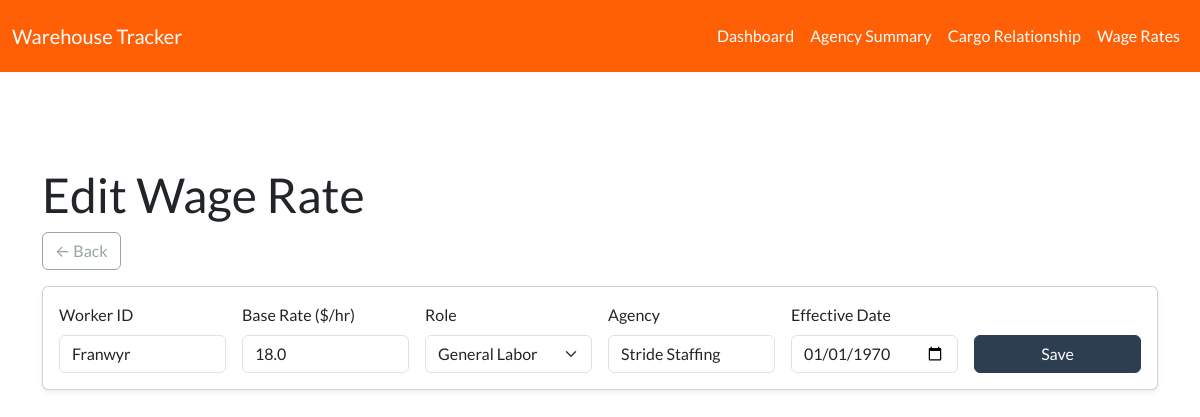
The page /wage_rates/edit/1 on the database its author committed.
### app/models.py (models this page shows, shortened)
class WageRate(db.Model):
    __tablename__ = 'wage_rate'
    id = db.Column(db.Integer, primary_key=True)
    worker_id = db.Column(db.String(64), nullable=False, index=True)
    base_rate = db.Column(db.Float, nullable=False)  # e.g., 16 or 18
    role = db.Column(db.String(64), nullable=True)   # e.g., 'general', 'forklift'
    agency = db.Column(db.String(128), nullable=True)
    markup = db.Column(db.Float, nullable=True)      # e.g., 0.25 for 25%
    effective_date = db.Column(db.Date, nullable=False)  # Now required

### app/routes/dashboard.py (the view, shortened to what this page needs)
@dashboard_bp.route('/wage_rates/edit/<int:wage_rate_id>', methods=['GET', 'POST'])
def edit_wage_rate(wage_rate_id):
    wage_rate = WageRate.query.get_or_404(wage_rate_id)
    return render_template('edit_wage_rate.html', wage_rate=wage_rate)

### app/templates/edit_wage_rate.html (shortened to what this page needs)
{% extends "layout.html" %}
{% block content %}
<h1>Edit Wage Rate</h1>
<a class="btn btn-outline-secondary mb-3" href="{{ url_for('dashboard.wage_rates') }}">← Back</a>
<div class="card">
  <div class="card-body">
    <form method="post" class="row g-3 align-items-end">
      <div class="col-md-2">
        <label class="form-label">Worker ID</label>
        <input name="worker_id" class="form-control" value="{{ wage_rate.worker_id }}" required />
      </div>
      <div class="col-md-2">
        <label class="form-label">Base Rate ($/hr)</label>
        <input name="base_rate" type="number" step="0.01" class="form-control" value="{{ wage_rate.base_rate }}" required />
      </div>
      <div class="col-md-2">
        <label class="form-label">Role</label>
        <select name="role" class="form-select">
          <option value="general" {% if wage_rate.role == 'general' %}selected{% endif %}>General Labor</option>
        </select>
      </div>
      <div class="col-md-2">
        <label class="form-label">Agency</label>
        <input name="agency" class="form-control" value="{{ wage_rate.agency or '' }}" />
      </div>
      <div class="col-md-2">
        <label class="form-label">Effective Date</label>
        <input name="effective_date" type="date" class="form-control" value="{{ wage_rate.effective_date }}" required />
      </div>
      <div class="col-md-2 d-flex align-items-end">
        <button class="btn btn-primary w-100">Save</button>
      </div>
    </form>
  </div>
</div>
{% endblock %}

### app/static/css/custom.css (style rules this page uses)
.card { margin-bottom: 1.5rem; box-shadow: 0 0.125rem 0.25rem rgba(0, 0, 0, 0.075); }

### rows shown on the page
WageRate: worker_id "Franwyr", base_rate "18.0", role "General Labor", agency "Stride Staffing", effective_date "01/01/1970"
